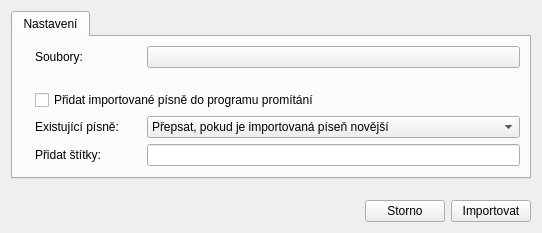
<?xml version="1.0" encoding="UTF-8"?>
<ui version="4.0">
 <class>PowerPointImportDialog</class>
 <widget class="QDialog" name="PowerPointImportDialog">
  <property name="windowModality">
   <enum>Qt::ApplicationModal</enum>
  </property>
  <property name="geometry">
   <rect>
    <x>0</x>
    <y>0</y>
    <width>542</width>
    <height>233</height>
   </rect>
  </property>
  <property name="windowTitle">
   <string>PowerPoint import</string>
  </property>
  <property name="windowIcon">
   <iconset resource="../../../res/resources.qrc">
    <normaloff>:/logos/lumen_icon_16.png</normaloff>:/logos/lumen_icon_16.png</iconset>
  </property>
  <layout class="QVBoxLayout" name="verticalLayout">
   <item>
    <widget class="QTabWidget" name="twGallery_2">
     <property name="sizePolicy">
      <sizepolicy hsizetype="Expanding" vsizetype="Preferred">
       <horstretch>0</horstretch>
       <verstretch>0</verstretch>
      </sizepolicy>
     </property>
     <property name="focusPolicy">
      <enum>Qt::NoFocus</enum>
     </property>
     <property name="currentIndex">
      <number>0</number>
     </property>
     <widget class="QWidget" name="tab_2">
      <attribute name="icon">
       <iconset resource="../../../res/resources.qrc">
        <normaloff>:/icons/16/Settings_16px.png</normaloff>:/icons/16/Settings_16px.png</iconset>
      </attribute>
      <attribute name="title">
       <string>Nastavení</string>
      </attribute>
      <layout class="QGridLayout" name="gridLayout">
       <item row="3" column="0">
        <widget class="QLabel" name="label_2">
         <property name="pixmap">
          <pixmap resource="../../../res/resources.qrc">:/icons/16/Sort By Modified Date_16px.png</pixmap>
         </property>
        </widget>
       </item>
       <item row="0" column="3">
        <widget class="QPushButton" name="btnSelectFile">
         <property name="icon">
          <iconset resource="../../../res/resources.qrc">
           <normaloff>:/icons/16/Open_16px.png</normaloff>:/icons/16/Open_16px.png</iconset>
         </property>
         <property name="autoDefault">
          <bool>false</bool>
         </property>
        </widget>
       </item>
       <item row="0" column="0">
        <widget class="QLabel" name="label_6">
         <property name="pixmap">
          <pixmap resource="../../../res/resources.qrc">:/icons/16/Folder_16px.png</pixmap>
         </property>
        </widget>
       </item>
       <item row="0" column="1">
        <widget class="QLabel" name="label_7">
         <property name="text">
          <string>Soubory:</string>
         </property>
        </widget>
       </item>
       <item row="4" column="3">
        <widget class="SongTagsLineEdit" name="lnTags"/>
       </item>
       <item row="3" column="1">
        <widget class="QLabel" name="label_3">
         <property name="text">
          <string>Existující písně:</string>
         </property>
        </widget>
       </item>
       <item row="3" column="2">
        <spacer name="horizontalSpacer_2">
         <property name="orientation">
          <enum>Qt::Horizontal</enum>
         </property>
         <property name="sizeType">
          <enum>QSizePolicy::Fixed</enum>
         </property>
         <property name="sizeHint" stdset="0">
          <size>
           <width>16</width>
           <height>20</height>
          </size>
         </property>
        </spacer>
       </item>
       <item row="3" column="3">
        <widget class="QComboBox" name="cmbConflictBehavior">
         <property name="sizePolicy">
          <sizepolicy hsizetype="Expanding" vsizetype="Fixed">
           <horstretch>0</horstretch>
           <verstretch>0</verstretch>
          </sizepolicy>
         </property>
         <property name="currentIndex">
          <number>1</number>
         </property>
         <property name="sizeAdjustPolicy">
          <enum>QComboBox::AdjustToContents</enum>
         </property>
         <item>
          <property name="text">
           <string>Nepřepisovat</string>
          </property>
         </item>
         <item>
          <property name="text">
           <string>Přepsat, pokud je importovaná píseň novější</string>
          </property>
         </item>
         <item>
          <property name="text">
           <string>Vždy přepsat</string>
          </property>
         </item>
        </widget>
       </item>
       <item row="2" column="1" colspan="3">
        <widget class="QCheckBox" name="cbAddToPlaylist">
         <property name="sizePolicy">
          <sizepolicy hsizetype="Expanding" vsizetype="Fixed">
           <horstretch>0</horstretch>
           <verstretch>0</verstretch>
          </sizepolicy>
         </property>
         <property name="text">
          <string>Přidat importované písně do programu promítání</string>
         </property>
        </widget>
       </item>
       <item row="2" column="0">
        <widget class="QLabel" name="label">
         <property name="pixmap">
          <pixmap resource="../../../res/resources.qrc">:/icons/16/Timeline_16px.png</pixmap>
         </property>
        </widget>
       </item>
       <item row="4" column="0">
        <widget class="QLabel" name="label_4">
         <property name="pixmap">
          <pixmap resource="../../../res/resources.qrc">:/icons/16/Tags_16px.png</pixmap>
         </property>
        </widget>
       </item>
       <item row="4" column="1">
        <widget class="QLabel" name="label_5">
         <property name="text">
          <string>Přidat štítky:</string>
         </property>
        </widget>
       </item>
       <item row="1" column="1">
        <spacer name="verticalSpacer_2">
         <property name="orientation">
          <enum>Qt::Vertical</enum>
         </property>
         <property name="sizeType">
          <enum>QSizePolicy::Fixed</enum>
         </property>
         <property name="sizeHint" stdset="0">
          <size>
           <width>20</width>
           <height>16</height>
          </size>
         </property>
        </spacer>
       </item>
      </layout>
     </widget>
    </widget>
   </item>
   <item>
    <spacer name="verticalSpacer">
     <property name="orientation">
      <enum>Qt::Vertical</enum>
     </property>
     <property name="sizeHint" stdset="0">
      <size>
       <width>20</width>
       <height>0</height>
      </size>
     </property>
    </spacer>
   </item>
   <item>
    <layout class="QHBoxLayout" name="horizontalLayout_2">
     <item>
      <spacer name="horizontalSpacer">
       <property name="orientation">
        <enum>Qt::Horizontal</enum>
       </property>
       <property name="sizeType">
        <enum>QSizePolicy::Expanding</enum>
       </property>
       <property name="sizeHint" stdset="0">
        <size>
         <width>0</width>
         <height>20</height>
        </size>
       </property>
      </spacer>
     </item>
     <item>
      <widget class="QPushButton" name="btnClose">
       <property name="text">
        <string>Storno</string>
       </property>
       <property name="icon">
        <iconset resource="../../../res/resources.qrc">
         <normaloff>:/icons/16/Delete_16px.png</normaloff>:/icons/16/Delete_16px.png</iconset>
       </property>
       <property name="autoDefault">
        <bool>false</bool>
       </property>
      </widget>
     </item>
     <item>
      <widget class="QPushButton" name="btnImport">
       <property name="text">
        <string>Importovat</string>
       </property>
       <property name="icon">
        <iconset resource="../../../res/resources.qrc">
         <normaloff>:/icons/16/Import_16px.png</normaloff>:/icons/16/Import_16px.png</iconset>
       </property>
       <property name="autoDefault">
        <bool>false</bool>
       </property>
      </widget>
     </item>
    </layout>
   </item>
  </layout>
 </widget>
 <customwidgets>
  <customwidget>
   <class>SongTagsLineEdit</class>
   <extends>QLineEdit</extends>
   <header>wgt/songtagslineedit.h</header>
  </customwidget>
 </customwidgets>
 <resources>
  <include location="../../../res/resources.qrc"/>
 </resources>
 <connections/>
</ui>
